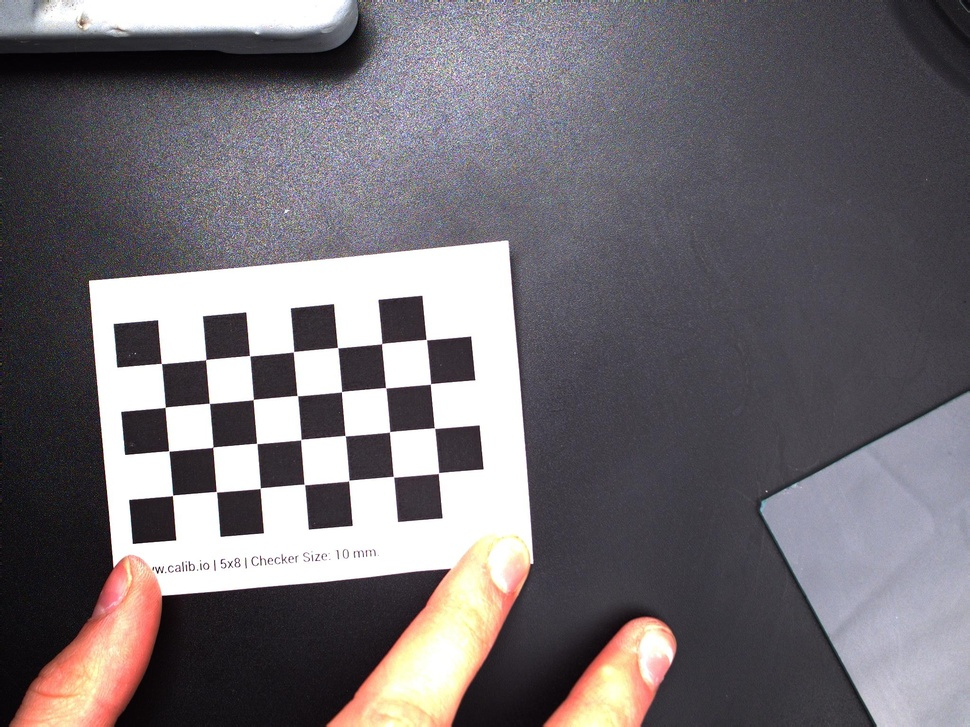
#> input picture data/calibrated/calib_1.jpg, 970 x 727 px, shrunk from 2048 x 1536 before the run; its folder holds 4 pictures in this run
$ python calibrate.py
#> lines starting #> are read from the running program, lines starting #| are printed output that depends on the picture
import cv2
import numpy as np
import json
import glob


class CameraCalibrator:
    def __init__(self, chessboard_size=(9, 6), square_size_mm=10):
        # размер шахматки
        self.chessboard_size = chessboard_size
        self.chessboard_size = chessboard_size
        self.square_size_mm = square_size_mm  # размер клетки в мм

    def calibrate_from_image(self, image_path):
        # загружаем фото шахматки
#> called with image_path = 'data/calibrated/calib_1.jpg'
        img = cv2.imread(str(image_path))
#> img is the input picture: shape (727, 970, 3); mean B, G, R 114.8, 110, 114.9
        if img is None:
            return {'success': False, 'error': 'Не удалось загрузить изображение'}

        # переводим в ч/б для поиска углов
        gray = cv2.cvtColor(img, cv2.COLOR_BGR2GRAY)
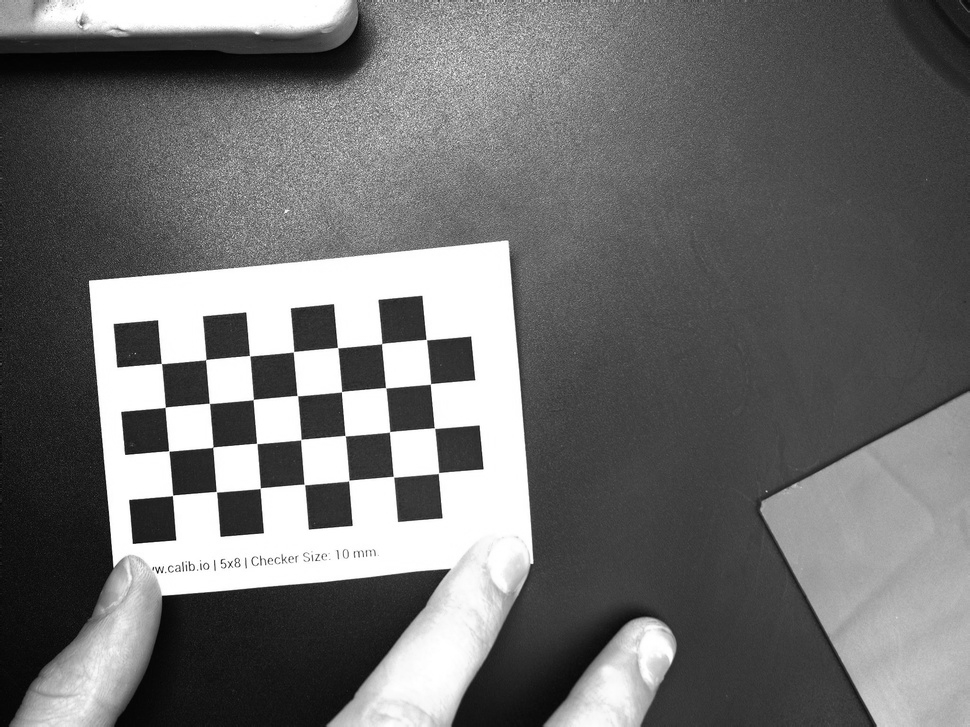
#> gray: shape (727, 970); min 1, max 255, mean 112

        # ищем углы шахматной доски
        ret, corners = cv2.findChessboardCorners(gray, self.chessboard_size, None)
#> ret = True; corners = 28 rows, first 8: [161.4, 363.5], [205.7, 359.6], [249.7, 355.7], [293.5, 351.7], [337.5, 347.5], [381.6, 343.6], [426.3, 339.5], [165.2, 407.3]

        if ret:
            # уточняем положение углов для большей точности
            criteria = (cv2.TERM_CRITERIA_EPS + cv2.TERM_CRITERIA_MAX_ITER, 30, 0.001)
            corners_refined = cv2.cornerSubPix(gray, corners, (11, 11), (-1, -1), criteria)
#> corners_refined = 28 rows, first 8: [161.4, 363.5], [205.8, 359.6], [249.7, 355.7], [293.5, 351.8], [337.6, 347.7], [381.7, 343.6], [426.3, 339.6], [165.2, 407.3]

            # берем первый и последний угол
            first_corner = corners_refined[0][0]
#> first_corner = [161.4, 363.5]
            last_corner = corners_refined[-1][0]
#> last_corner = [438.5, 473.1]

            # расстояние в пикселях между ними
            distance_pixels = np.linalg.norm(last_corner - first_corner)
#> distance_pixels = 298

            # реальное расстояние в мм
            squares_x = self.chessboard_size[0] - 1
            squares_y = self.chessboard_size[1] - 1
            real_distance_mm = np.sqrt((squares_x * self.square_size_mm) ** 2 +
                                       (squares_y * self.square_size_mm) ** 2)

            # сколько пикселей в 1 мм
            pixels_per_mm = distance_pixels / real_distance_mm
#> pixels_per_mm = 4.44

            return {
                'success': True,
                'pixels_per_mm': pixels_per_mm,
                'image_shape': img.shape[:2]
            }
        else:
            return {'success': False, 'error': 'Шахматка не найдена на изображении'}

    def calibrate_from_multiple(self, image_pattern="data/calibrated/calib_*.jpg"):
        # калибровка по нескольким фото для большей точности
        images = glob.glob(image_pattern)
        if not images:
            return {'success': False, 'error': 'Нет файлов для калибровки'}

        print(f"Найдено {len(images)} фото для калибровки")

        pixels_per_mm_list = []
        success_count = 0

        for img_path in images:
            result_calib = self.calibrate_from_image(img_path)
#> result_calib = {'success': True, 'pixels_per_mm': 4.44, 'image_shape': (727, 970)}
            if result_calib['success']:
                pixels_per_mm_list.append(result_calib['pixels_per_mm'])
                success_count += 1
#> pass 2 of the loop in calibrate_from_multiple, `for img_path in images:`:
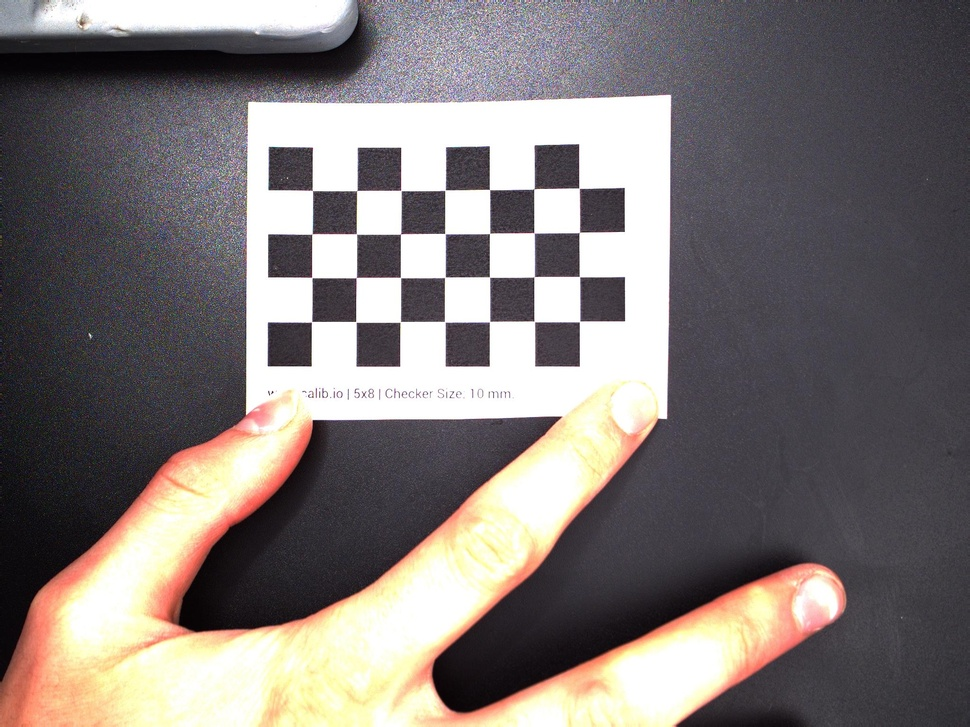
#> input picture data/calibrated/calib_10.jpg, 970 x 727 px, shrunk from 2048 x 1536 before the run
#> in calibrate_from_image, img is the input picture: shape (727, 970, 3); mean B, G, R 119.2, 120.7, 127.8
#> in calibrate_from_image (call 2), `gray = cv2.cvtColor(img, cv2.COLOR_BGR2GRAY)`:
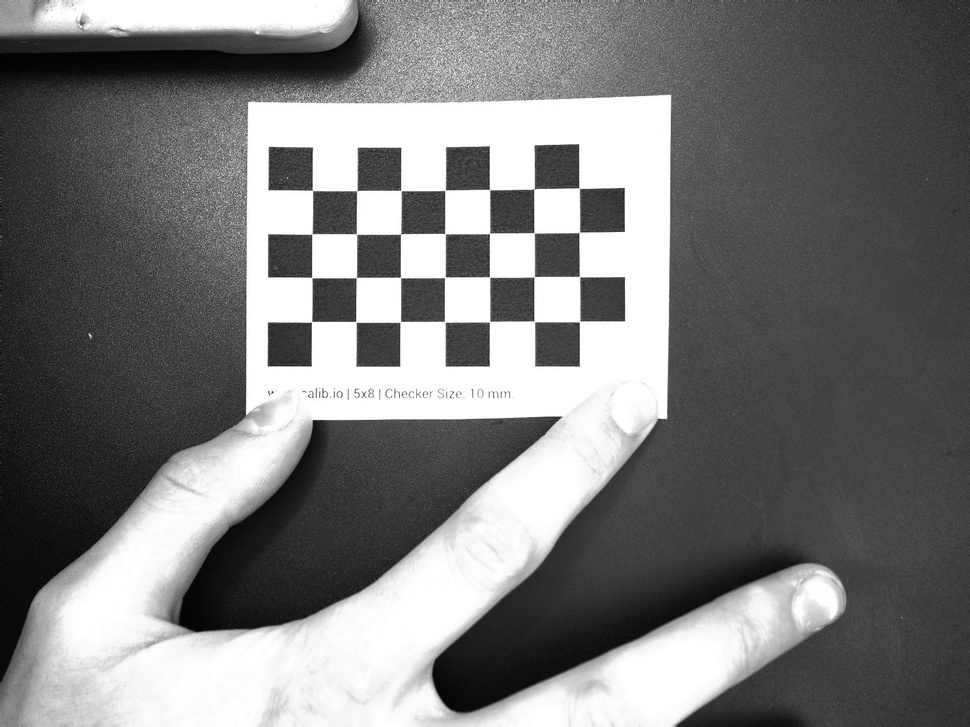
#> gray: shape (727, 970); min 1, max 255, mean 122.7
#> corners = 28 rows, first 8: [312.3, 190.5], [357.3, 189.9], [401.6, 190.7], [445.4, 190.2], [489.2, 189.3], [533.8, 189.2], [578.8, 187.7], [312.4, 233.8]
#> corners_refined = 28 rows, first 8: [312.4, 190.5], [356.8, 190.6], [400.9, 190.5], [445.1, 190.2], [489.6, 189.6], [534, 188.9], [579.1, 188.2], [312, 233.9]
#> first_corner = [312.4, 190.5]
#> last_corner = [579.6, 321.5]
#> distance_pixels = 297.5
#> pass 3 of the loop in calibrate_from_multiple, `for img_path in images:`:
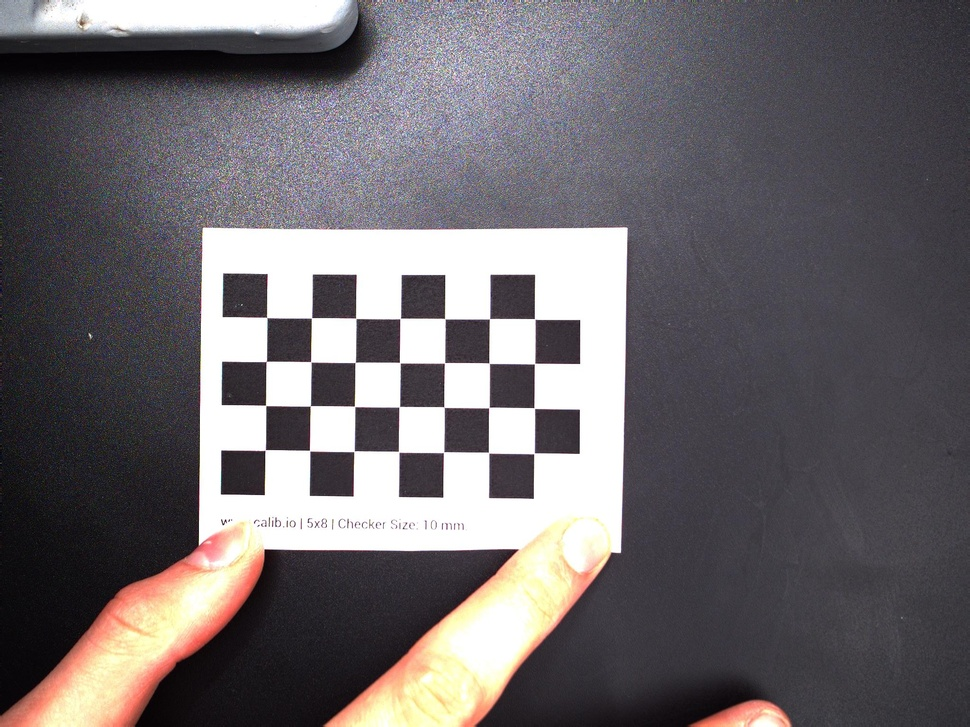
#> input picture data/calibrated/calib_11.jpg, 970 x 727 px, shrunk from 2048 x 1536 before the run
#> in calibrate_from_image, img is the input picture: shape (727, 970, 3); mean B, G, R 108.1, 104.8, 109.7
#> in calibrate_from_image (call 3), `gray = cv2.cvtColor(img, cv2.COLOR_BGR2GRAY)`:
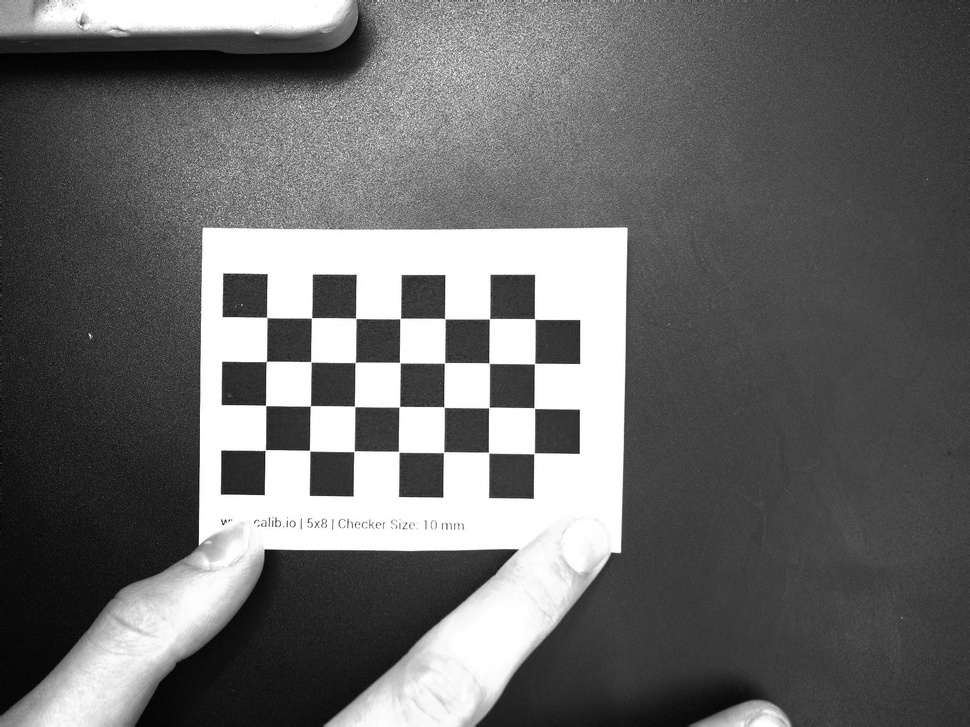
#> gray: shape (727, 970); min 0, max 255, mean 106.7
#> corners = 28 rows, first 8: [267, 317.7], [311.9, 317.8], [356.4, 318.6], [400.3, 318.6], [445, 318.8], [489.1, 319.3], [534.2, 318.6], [266.6, 361.2]
#> corners_refined = 28 rows, first 8: [266.8, 317.5], [311.5, 317.9], [355.8, 318.3], [400.2, 318.5], [444.8, 318.7], [489.5, 318.7], [534.7, 319], [266.3, 361.4]
#> first_corner = [266.8, 317.5]
#> last_corner = [534.1, 453.4]
#> distance_pixels = 299.9
#> pixels_per_mm = 4.47
#> result_calib = {'success': True, 'pixels_per_mm': 4.47, 'image_shape': (727, 970)}
#> the loop made 4 passes; the first 3 are shown

        if success_count == 0:
            return {'success': False, 'error': 'Ни на одном фото не найдена шахматка'}

        # усредняем результаты
        avg_pixels_per_mm = np.mean(pixels_per_mm_list)

        return {
            'success': True,
            'pixels_per_mm': avg_pixels_per_mm,
            'used_images': success_count,
            'total_images': len(images)
        }

    @staticmethod
    def save_calibration(calibration_data, save_path='calibration.json'):
        # сохраняем результаты в файл
        with open(save_path, 'w') as f:
            json.dump(calibration_data, f, indent=2)
        print(f"Калибровка сохранена в {save_path}")


if __name__ == "__main__":
    # запуск калибровки по всем 18 фото
    cal = CameraCalibrator(chessboard_size=(7, 4), square_size_mm=10)  # размер из твоего скрина
    result = cal.calibrate_from_multiple("data/calibrated/calib_*.jpg")

    if result['success']:
        cal.save_calibration(result, "calibration.json")
        print(f"Калибровка по {result['used_images']} фото")
        print(f"Средний масштаб: {result['pixels_per_mm']:.2f} px/мм")
    else:
        print("Ошибка:", result['error'])
